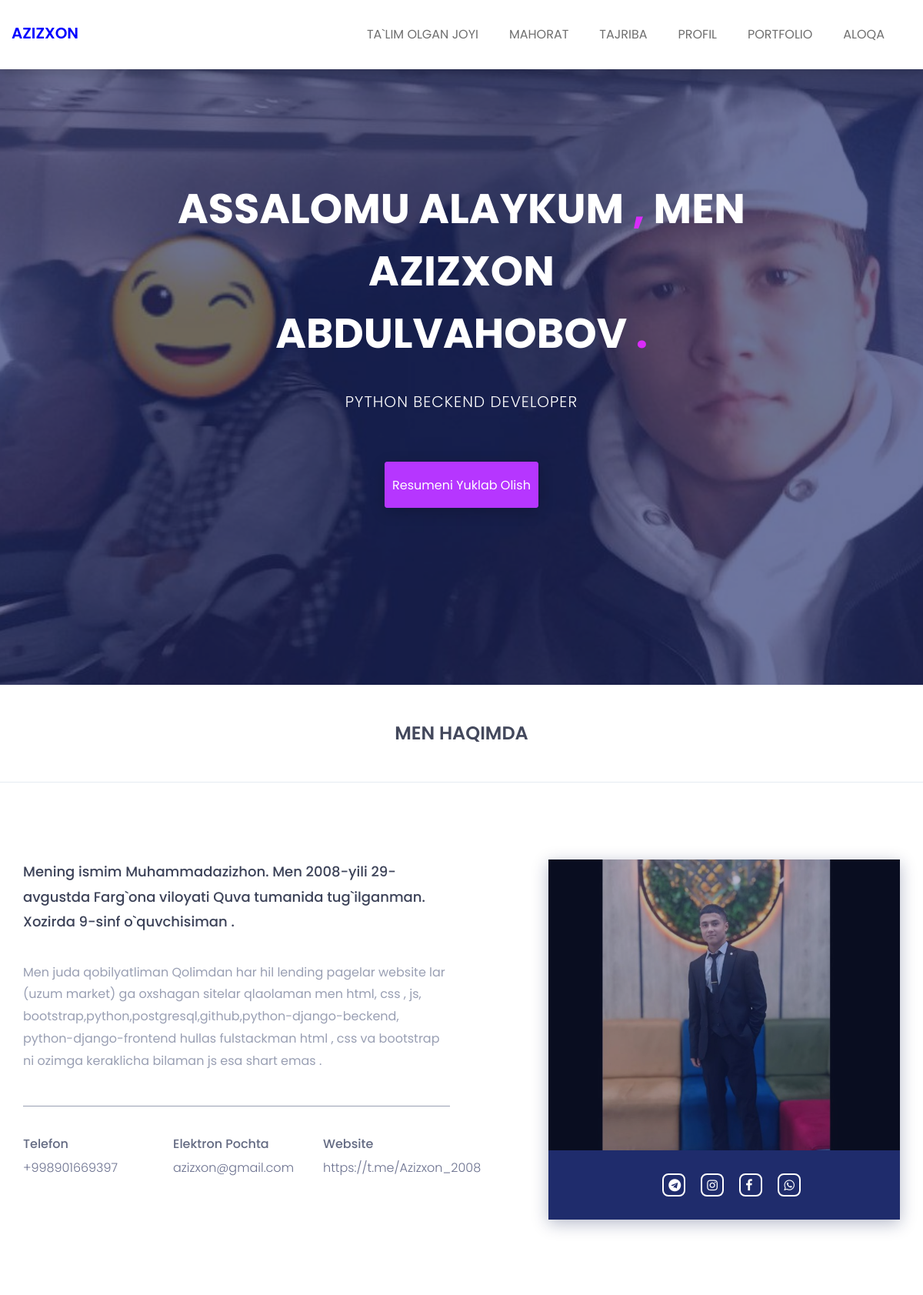
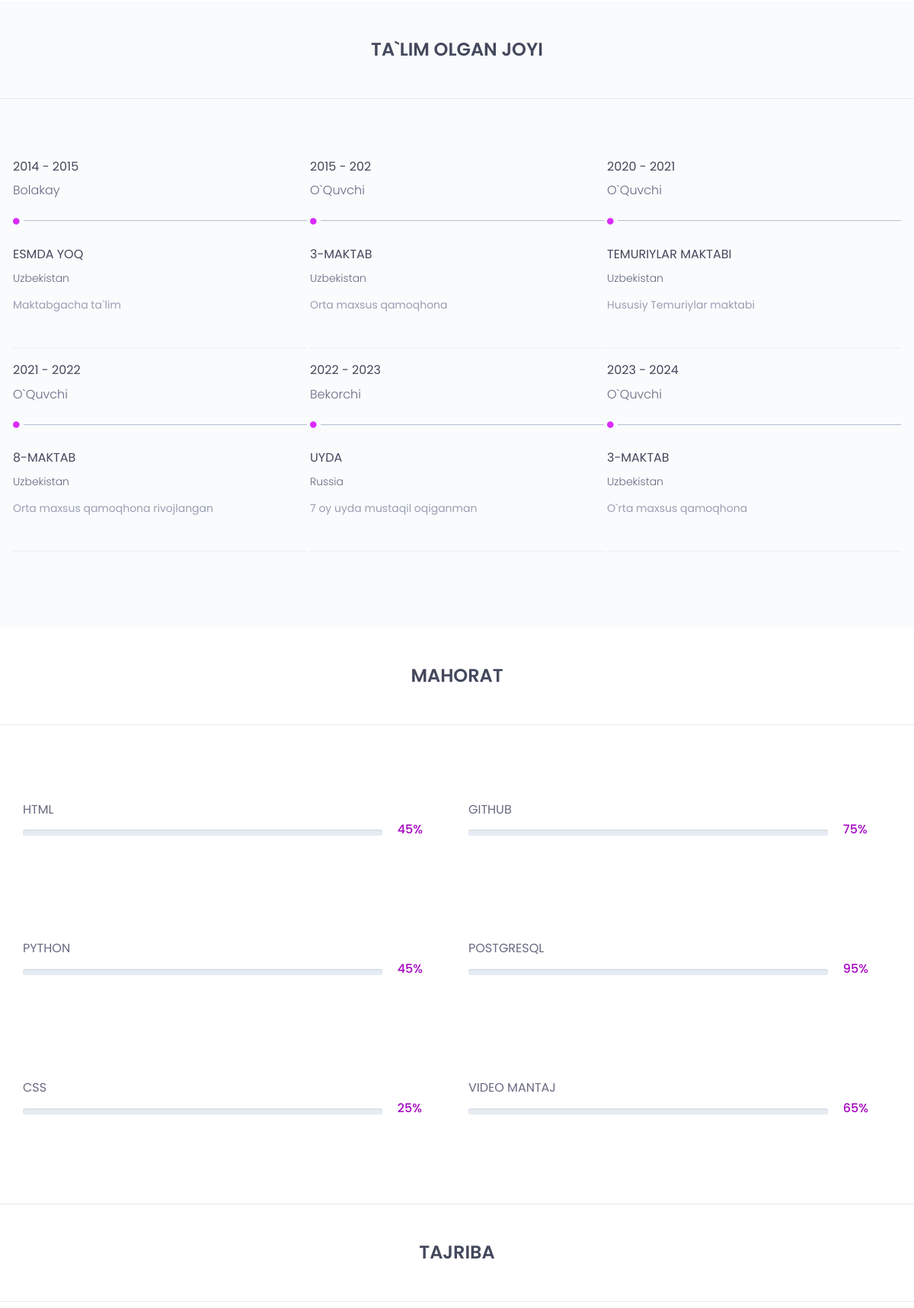
The page / (upper part) on the database its author committed (2 pictures, top to bottom).
### main/models.py (models this page shows)
class AboutMe(models.Model):
    title = models.TextField()
    body = models.TextField()
    phone = models.CharField(max_length = 13)
    email = models.EmailField()
    website = models.URLField()
    img = models.ImageField(upload_to = 'about-me/')

class Profile(models.Model):
    url = models.URLField()
    name = models.CharField(max_length=255)

class Education(models.Model):
    start = models.IntegerField()
    end = models.IntegerField()
    mutahasis = models.CharField(max_length = 255)
    university = models.CharField(max_length=255)
    country = models.CharField(max_length=255)
    detail = models.TextField()

class Skills(models.Model):
    name = models.CharField(max_length=255)
    foiz = models.SmallIntegerField()

### main/views.py (the view, shortened to what this page needs)
# urls.py: path('', views.portfolio, name = 'index')
def portfolio(request):
    about_me = models.AboutMe.objects.last()
    education = models.Education.objects.all()
    skills = models.Skills.objects.all()
    expereiense = models.Expereiense.objects.all()
    profile = models.Profile.objects.all()
    partfolio = models.Partfolio.objects.all()
    contact = models.Contact.objects.all()
    context = {
        'about_me': about_me,
        'education': education,
        'skills': skills,
        'expereiense': expereiense,
        'profile': profile,
        'partfolio': partfolio,
        'contact': contact
    }
    return render(request, 'index.html', context)

### templates/index.html (shortened to what this page needs)
{% load static %}
<!doctype html>
<html class="no-js" lang="en">
    <head>
        <link rel="stylesheet" href="{% static 'css/font-awesome.min.css' %}">
		<link rel="stylesheet" href="{% static 'css/flaticon.css' %}">
        <link rel="stylesheet" href="{% static 'css/animate.css' %}">
        <link rel="stylesheet" href="{% static 'css/owl.carousel.min.css' %}">
		<link rel="stylesheet" href="{% static 'css/owl.theme.default.min.css' %}">
        <link rel="stylesheet" href="{% static 'css/bootstrap.min.css' %}">
		<link rel="stylesheet" href="{% static 'css/bootsnav.css' %}" >
        <link rel="stylesheet" href="{% static 'css/style.css' %}">
        <link rel="stylesheet" href="{% static 'css/responsive.css' %}">
    </head>
	<body>
		<header class="top-area">
			<div class="header-area">
			    <nav class="navbar navbar-default bootsnav navbar-fixed dark no-background">
			        <div class="container">
			            <div class="navbar-header">
			                <a class="navbar-brand" style="color: blue;" href="{% url 'index' %}">Azizxon</a>
			            </div>
			            <div class="collapse navbar-collapse menu-ui-design" id="navbar-menu">
			                <ul class="nav navbar-nav navbar-right" data-in="fadeInDown" data-out="fadeOutUp">
			                    <li class=" smooth-menu"><a href="#education">Ta`lim olgan joyi</a></li>
			                    <li class="smooth-menu"><a href="#skills">Mahorat</a></li>
			                    <li class="smooth-menu"><a href="#experience">Tajriba</a></li>
			                    <li class="smooth-menu"><a href="#profiles">Profil</a></li>
			                    <li class="smooth-menu"><a href="#portfolio">portfolio</a></li>
			                    <li class="smooth-menu"><a href="#contact">Aloqa</a></li>
			                </ul>
			            </div>
			        </div>
			    </nav>
			</div>
		</header>
		<section id="welcome-hero" class="welcome-hero">
			<div class="container">
				<div class="row">
					<div class="col-md-12 text-center">
						<div class="header-text">
							<h2>Assalomu Alaykum <span>,</span> men <br> Azizxon <br> Abdulvahobov <span>.</span>   </h2>
							<p>python beckend developer</p>
							<a href="{% static 'download/Azizxon.txt' %}" download>Resumeni yuklab olish</a>
						</div>
					</div>
				</div>
			</div>
		</section>
		<section id="about" class="about">
			<div class="section-heading text-center">
				<h2>Men haqimda</h2>
			</div>
			<div class="container">
				<div class="about-content">
					<div class="row">
						<div class="col-sm-6">
							<div class="single-about-txt">
								<h3>{{ about_me.title }}</h3>
								<p>{{ about_me.body }}</p>
								<div class="row">
									<div class="col-sm-4">
										<div class="single-about-add-info">
											<h3>Telefon</h3>
											<p><a href="tel:{{about_me.phone}}">{{about_me.phone}}</a></p>
										</div>
									</div>
									<div class="col-sm-4">
										<div class="single-about-add-info">
											<h3>elektron pochta</h3>
											<p><a href="mailto: {{about_me.email}}">{{about_me.email}}</a></p>
										</div>
									</div>
									<div class="col-sm-4">
										<div class="single-about-add-info">
											<h3>website</h3>
											<p><a href="{{about_me.website}}">{{about_me.website}}</a></p>
										</div>
									</div>
								</div>
							</div>
						</div>
						<div class="col-sm-offset-1 col-sm-5">
							<div class="single-about-img">
								<img src="{{about_me.img.url}}" alt="profile_image">
								<div class="about-list-icon">
									<ul>
										{% for profil in profile %}
										<li>
											<a href="{{profil.url}}">
												<i  class="fa fa-{{profil.name}}" aria-hidden="true"></i>
											</a>
										</li>
										{% endfor %}
									</ul>
								</div>
							</div>
						</div>
					</div>
				</div>
			</div>
		</section>
		<section id="education" class="education">
			<div class="section-heading text-center">
				<h2>Ta`lim olgan joyi</h2>
			</div>
			<div class="container">
				<div class="education-horizontal-timeline">
					<div class="row">
						{% for educat in education %}
						<div class="col-sm-4">
							<div class="single-horizontal-timeline">
								<div class="experience-time">
									<h2>{{educat.start}} - {{educat.end}}</h2>
									<h3>{{educat.mutahasis}}</h3>
								</div>
								<div class="timeline-horizontal-border">
									<i class="fa fa-circle" aria-hidden="true"></i>
									<span class="single-timeline-horizontal"></span>
								</div>
								<div class="timeline">
									<div class="timeline-content">
										<h4 class="title">
											{{educat.university}}
										</h4>
										<h5>{{educat.country}}</h5>
										<p class="description">
											{{educat.detail}}
										</p><br><hr>
									</div>
								</div>
							</div>
						</div>
						{% endfor %}
					</div>
				</div>
			</div>
		</section>
		<section id="skills" class="skills">
				<div class="skill-content">
					<div class="section-heading text-center">
						<h2>Mahorat</h2>
					</div>
					<div class="container">
						<div class="row">
							{% for skill in skills %}
							<div class="col-md-6">
								<div class="single-skill-content">
									<div class="barWrapper">
										<span class="progressText">{{ skill.name }}</span>
										<div class="single-progress-txt">
											<div class="progress ">
											</div>
											<h3>{{skill.foiz}}%</h3>
										</div>
									</div>
								</div>
							</div>
							{% endfor %}
						</div>
					</div>
				</div>
		</section>
		<section id="experience" class="experience">
			<div class="section-heading text-center">
				<h2>Tajriba</h2>
			</div>
			<div class="container">
				<div class="experience-content">
					</div>
			</div>
		</section>
    </body>
</html>

### static/css/bootsnav.css (style rules this page uses)
nav.bootsnav .container { position: relative; }
nav.navbar.bootsnav { margin-bottom: 0; -moz-border-radius: 0px; -webkit-border-radius: 0px; -o-border-radius: 0px; border-radius: 0px; background-color: #fff; border: none; border-bottom: solid 1px #e0e0e0; z-index: 9; }
nav.navbar.bootsnav ul.nav > li > a { color: #6f6f6f; background-color: transparent; outline: none; margin-bottom: -2px; }
body { -webkit-transition: all 0.3s ease-in-out; -moz-transition: all 0.3s ease-in-out; -o-transition: all 0.3s ease-in-out; -ms-transition: all 0.3s ease-in-out; transition: all 0.3s ease-in-out; }
nav.navbar.bootsnav.navbar-fixed { position: fixed; display: block; width: 100%; }
nav.navbar.bootsnav.no-background { -webkit-transition: all 1s ease-in-out; -moz-transition: all 1s ease-in-out; -o-transition: all 1s ease-in-out; -ms-transition: all 1s ease-in-out; transition: all 1s ease-in-out; }
@media (min-width: 1024px) { nav.navbar.bootsnav ul.nav > li > a { padding: 30px 15px; font-weight: 600; } }
@media (min-width: 1024px) { nav.navbar.bootsnav.no-background { background-color: transparent; border: none; } }

### static/css/responsive.css (style rules this page uses)
@media screen and (max-width:1440px) { .single-about-img img { max-width:100%; } }
@media screen and (max-width:1440px) { .single-about-img:before,.about-list-icon { width: 100%; } }

### rows shown on the page
AboutMe: title "Mening ismim Muhammadazizhon. Men 2008-yili 29-avgustda Farg`ona viloyati Quva tumanida tug`ilganman. Xozirda 9-sinf o`quvchisiman .", body "Men juda qobilyatliman Qolimdan har hil lending pagelar website lar (uzum market) ga oxshagan sitelar qlaolaman men html, css , js, bootstrap,python,postgresql,github,python-django-beckend, python-django-frontend hullas fulstackman html , css va bootstrap ni ozimga keraklicha bilaman js esa shart emas .", phone "+998901669397", email "azizxon@gmail.com", website "https://t.me/Azizxon_2008", img (picture)
Education: start "2014", end "2015", mutahasis "Bolakay", university "ESMDA YOQ", country "Uzbekistan", detail "Maktabgacha ta`lim"
Education: start "2015", end "202", mutahasis "O`quvchi", university "3-MAKTAB", country "Uzbekistan", detail "Orta maxsus qamoqhona"
Education: start "2020", end "2021", mutahasis "O`quvchi", university "TEMURIYLAR MAKTABI", country "Uzbekistan", detail "Hususiy Temuriylar maktabi"
Education: start "2021", end "2022", mutahasis "O`quvchi", university "8-MAKTAB", country "Uzbekistan", detail "Orta maxsus qamoqhona rivojlangan"
Education: start "2022", end "2023", mutahasis "Bekorchi", university "UYDA", country "Russia", detail "7 oy uyda mustaqil oqiganman"
Education: start "2023", end "2024", mutahasis "O`quvchi", university "3-MAKTAB", country "Uzbekistan", detail "O`rta maxsus qamoqhona"
Skills: name "HTML", foiz "45"
Skills: name "GITHUB", foiz "75"
Skills: name "PYTHON", foiz "45"
Skills: name "POSTGRESQL", foiz "95"
Skills: name "CSS", foiz "25"
Skills: name "VIDEO MANTAJ", foiz "65"
